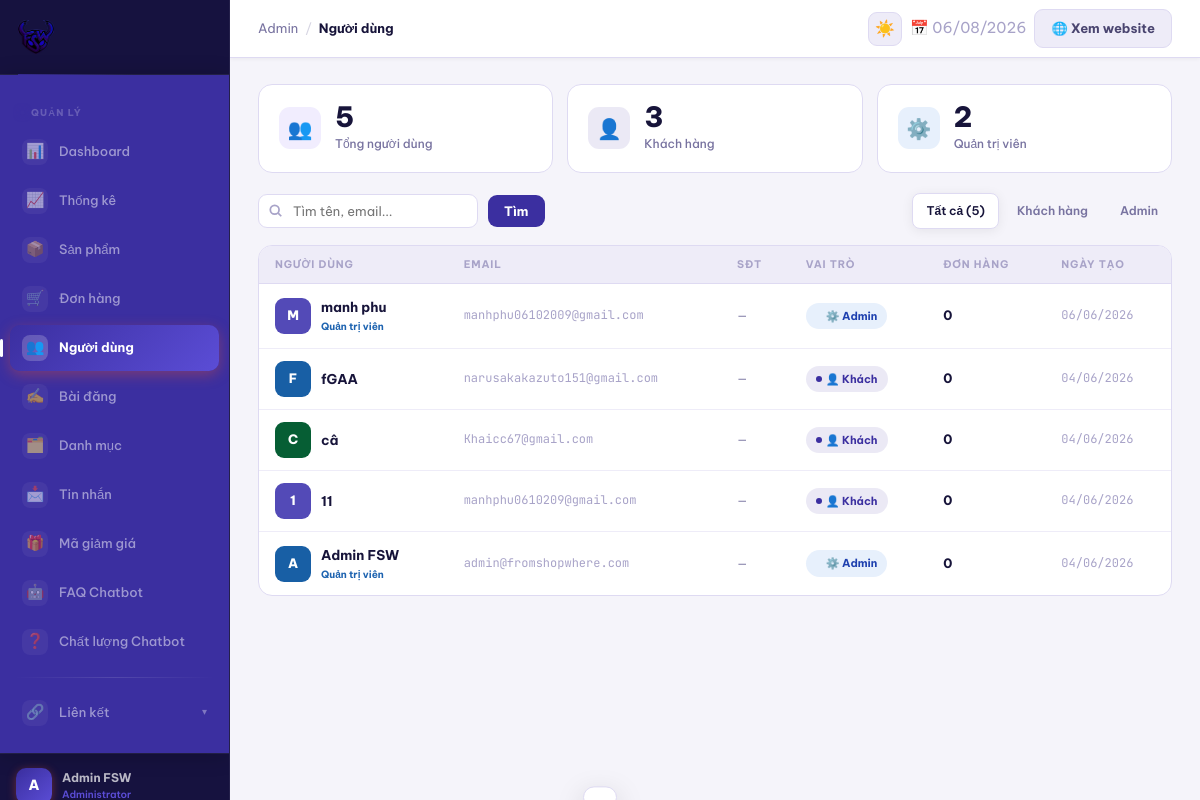
The page /admin/users.php (signed in) on the database its author committed.
### tables this page shows
CREATE TABLE `users` (
  `id` int(11) NOT NULL,
  `ho_ten` varchar(100) NOT NULL,
  `email` varchar(150) NOT NULL,
  `mat_khau` varchar(255) NOT NULL,
  `so_dien_thoai` varchar(15) DEFAULT NULL,
  `dia_chi` text DEFAULT NULL,
  `vai_tro` enum('khach_hang','admin') NOT NULL DEFAULT 'khach_hang',
  `ngay_tao` timestamp NOT NULL DEFAULT current_timestamp(),
  `email_verified` tinyint(1) NOT NULL DEFAULT 0,
  `verification_token` varchar(255) DEFAULT NULL
);

### config.php (called while the page is built, shortened)
<?php
function db(): PDO {
    static $pdo = null;
    if ($pdo) return $pdo;
    $dsn = sprintf('mysql:host=%s;dbname=%s;charset=%s', DB_HOST, DB_NAME, DB_CHARSET);
    $pdo = new PDO($dsn, DB_USER, DB_PASS, [
        PDO::ATTR_ERRMODE            => PDO::ERRMODE_EXCEPTION,
        PDO::ATTR_DEFAULT_FETCH_MODE => PDO::FETCH_ASSOC,
        PDO::ATTR_EMULATE_PREPARES   => false,
    ]);
    return $pdo;
}
function e(string $s): string {
    return htmlspecialchars($s, ENT_QUOTES, 'UTF-8');
}

### admin/users.php (the view, shortened to what this page needs)
<?php
require_once __DIR__ . '/../config.php';
$s = trim($_GET['s'] ?? '');
$filter = $_GET['filter'] ?? 'all';
$where = [];
$params = [];
$wh = $where ? "WHERE ".implode(" AND ",$where) : "";
$stmt = db()->prepare("SELECT u.*,COUNT(o.id) so_don FROM users u LEFT JOIN orders o ON o.nguoi_dung_id=u.id $wh GROUP BY u.id ORDER BY u.ngay_tao DESC");
$stmt->execute($params);
$users = $stmt->fetchAll();
$counts = db()->query("SELECT vai_tro,COUNT(*) c FROM users GROUP BY vai_tro")->fetchAll(PDO::FETCH_KEY_PAIR);
$total  = array_sum($counts);
$admins = $counts['admin'] ?? 0;
$guests = $counts['khach_hang'] ?? 0;
$ucolors = ['#065E34','#185FA5','#534AB7','#A32D2D','#BA7517'];
include __DIR__ . '/../includes/admin-head.php';
?>
<div class="adm">
  <?php include __DIR__ . '/sidebar.php'; ?>
  <main class="adm-main">
    <?php include __DIR__ . '/../includes/admin-topbar.php'; ?>
    <div class="adm-content">
      <div class="stats-grid stats-grid-3" style="margin-bottom:20px">
        <div class="stat-card">
          <div class="stat-icon si-purple">👥</div>
          <div><div class="stat-num"><?= $total ?></div><div class="stat-lbl">Tổng người dùng</div></div>
        </div>
        <div class="stat-card">
          <div class="stat-icon si-green">👤</div>
          <div><div class="stat-num"><?= $guests ?></div><div class="stat-lbl">Khách hàng</div></div>
        </div>
        <div class="stat-card">
          <div class="stat-icon si-blue">⚙️</div>
          <div><div class="stat-num"><?= $admins ?></div><div class="stat-lbl">Quản trị viên</div></div>
        </div>
      </div>
      <div class="toolbar">
        <div class="toolbar-left">
          <form method="GET" style="display:contents">
            <div class="search-wrap">
              <input class="search-input" type="text" name="s" value="<?= e($s) ?>" placeholder="Tìm tên, email...">
            </div>
            <button class="btn-search" type="submit">Tìm</button>
          </form>
        </div>
        <div class="filter-tabs">
          <a href="?s=<?= urlencode($s) ?>&filter=all" class="filter-tab <?= $filter==='all'?'active':'' ?>">Tất cả (<?= $total ?>)</a>
          <a href="?s=<?= urlencode($s) ?>&filter=khach_hang" class="filter-tab <?= $filter==='khach_hang'?'active':'' ?>">Khách hàng</a>
          <a href="?s=<?= urlencode($s) ?>&filter=admin" class="filter-tab <?= $filter==='admin'?'active':'' ?>">Admin</a>
        </div>
      </div>
      <div class="table-card">
        <table>
          <thead><tr><th>Người dùng</th><th>Email</th><th>SĐT</th><th>Vai trò</th><th>Đơn hàng</th><th>Ngày tạo</th></tr></thead>
          <tbody>
          <?php foreach($users as $u):
            $uc = $ucolors[$u['id'] % count($ucolors)];
            $isAdmin = $u['vai_tro'] === 'admin';
          ?>
          <tr>
            <td>
              <div style="display:flex;align-items:center;gap:10px">
                <div class="user-av" style="background:<?= $uc ?>"><?= strtoupper(mb_substr($u['ho_ten'],0,1)) ?></div>
                <div>
                  <div style="font-weight:700;font-size:13.5px"><?= e($u['ho_ten']) ?></div>
                  <?php if($isAdmin): ?><div style="font-size:10px;color:var(--blue);font-weight:700;margin-top:1px">Quản trị viên</div><?php endif; ?>
                </div>
              </div>
            </td>
            <td class="mono text-muted2"><?= e($u['email']) ?></td>
            <td style="font-size:12px;color:var(--ink-3)"><?= e($u['so_dien_thoai']??'—') ?></td>
            <td>
              <span class="badge <?= $isAdmin?'b-blue':'b-green' ?>">
                <span class="badge-dot"></span>
                <?= $isAdmin ? '⚙️ Admin' : '👤 Khách' ?>
              </span>
            </td>
            <td style="font-weight:700;color:var(--ink)"><?= $u['so_don'] ?></td>
            <td class="mono text-muted2"><?= date('d/m/Y',strtotime($u['ngay_tao'])) ?></td>
          </tr>
          <?php endforeach; ?>
          </tbody>
        </table>
      </div>
    </div>
  </main>
</div>
</body>
</html>

### rows shown on the page
users: ho_ten "M", ho_ten "manh phu", vai_tro "Quản trị viên", email "manhphu06102009@gmail.com", so_dien_thoai "—", so_don "0", ngay_tao "06/06/2026"
users: ho_ten "F", ho_ten "fGAA", email "narusakakazuto151@gmail.com", so_dien_thoai "—", vai_tro "👤 Khách", so_don "0", ngay_tao "04/06/2026"
users: ho_ten "C", ho_ten "câ", email "Khaicc67@gmail.com", so_dien_thoai "—", vai_tro "👤 Khách", so_don "0", ngay_tao "04/06/2026"
users: ho_ten "1", ho_ten "11", email "manhphu0610209@gmail.com", so_dien_thoai "—", vai_tro "👤 Khách", so_don "0", ngay_tao "04/06/2026"
users: ho_ten "A", ho_ten "Admin FSW", vai_tro "Quản trị viên", email "admin@fromshopwhere.com", so_dien_thoai "—", so_don "0", ngay_tao "04/06/2026"

### other values the page prints
mb_substr($_SESSION['user_name'] ?? 'A', 0, 1) "A"
$_SESSION['user_name'] "Admin FSW"
$admBreadcrumb "Admin"
$admPageLabel "Người dùng"
$total "5"
$guests "3"
$admins "2"
